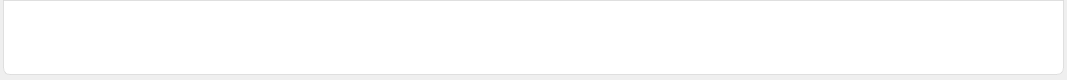
     <widget class="QWidget" name="widget_menu" native="true">
      <property name="minimumSize">
       <size>
        <width>0</width>
        <height>80</height>
       </size>
      </property>
      <property name="maximumSize">
       <size>
        <width>16777215</width>
        <height>80</height>
       </size>
      </property>
      <property name="styleSheet">
       <string notr="true">#widget_menu{
	background-color: rgba(217, 217, 217, 0.35);
	border-right: 1px solid rgba(217, 217, 217, 0.80);
	border-left: 1px solid rgba(217, 217, 217, 0.80);
	border-bottom: 1px solid rgba(217, 217, 217, 0.80);
    border-bottom-left-radius: 7px;
    border-bottom-right-radius: 7px;
    padding: 10px;
}</string>
      </property>
      <layout class="QGridLayout" name="gridLayout_7">
       <property name="leftMargin">
        <number>3</number>
       </property>
       <property name="topMargin">
        <number>0</number>
       </property>
       <property name="rightMargin">
        <number>3</number>
       </property>
       <property name="bottomMargin">
        <number>5</number>
       </property>
       <property name="spacing">
        <number>0</number>
       </property>
       <item row="0" column="0">
        <widget class="QFrame" name="frame_5">
         <property name="styleSheet">
          <string notr="true">#frame_5{
	border-right: 1px solid rgba(217, 217, 217, 0.80);
	border-left: 1px solid rgba(217, 217, 217, 0.80);
	border-top: 1px solid rgba(217, 217, 217, 0.80);
	border-bottom: 1px solid rgba(217, 217, 217, 0.80);
	background-color: rgb(255, 255, 255);
    border-bottom-left-radius: 7px;
    border-bottom-right-radius: 7px;
   
}

QPushButton{
border:none;
}

QPushButton:hover{
	background-color: rgb(195, 205, 255);
    border-top-left-radius: 10px;
    border-top-right-radius: 10px;
    border-bottom-left-radius: 10px;
    border-bottom-right-radius: 10px;

}</string>
         </property>
         <property name="frameShape">
          <enum>QFrame::Shape::NoFrame</enum>
         </property>
         <property name="frameShadow">
          <enum>QFrame::Shadow::Plain</enum>
         </property>
         <layout class="QGridLayout" name="gridLayout_9">
          <property name="leftMargin">
           <number>0</number>
          </property>
          <property name="topMargin">
           <number>0</number>
          </property>
          <property name="bottomMargin">
           <number>0</number>
          </property>
          <property name="spacing">
           <number>0</number>
          </property>
          <item row="0" column="3">
           <widget class="QFrame" name="frame_butons_menu">
            <property name="styleSheet">
             <string notr="true"/>
            </property>
            <property name="frameShape">
             <enum>QFrame::Shape::NoFrame</enum>
            </property>
            <property name="frameShadow">
             <enum>QFrame::Shadow::Raised</enum>
            </property>
            <layout class="QHBoxLayout" name="horizontalLayout_2">
             <property name="spacing">
              <number>0</number>
             </property>
             <property name="leftMargin">
              <number>0</number>
             </property>
             <property name="topMargin">
              <number>0</number>
             </property>
             <property name="rightMargin">
              <number>0</number>
             </property>
             <property name="bottomMargin">
              <number>0</number>
             </property>
            </layout>
           </widget>
          </item>
          <item row="0" column="2">
           <widget class="QFrame" name="frame_8">
            <property name="minimumSize">
             <size>
              <width>600</width>
              <height>60</height>
             </size>
            </property>
            <property name="maximumSize">
             <size>
              <width>600</width>
              <height>60</height>
             </size>
            </property>
            <property name="frameShape">
             <enum>QFrame::Shape::NoFrame</enum>
            </property>
            <property name="frameShadow">
             <enum>QFrame::Shadow::Raised</enum>
            </property>
            <layout class="QHBoxLayout" name="horizontalLayout">
             <property name="rightMargin">
              <number>2</number>
             </property>
             <property name="bottomMargin">
              <number>0</number>
             </property>
             <item>
              <widget class="QPushButton" name="bt_buscar_csv">
               <property name="minimumSize">
                <size>
                 <width>80</width>
                 <height>50</height>
                </size>
               </property>
               <property name="maximumSize">
                <size>
                 <width>80</width>
                 <height>50</height>
                </size>
               </property>
               <property name="toolTip">
                <string>&lt;html&gt;&lt;head/&gt;&lt;body&gt;&lt;p&gt;&lt;span style=&quot; font-size:8pt; color:#4b3ff1;&quot;&gt;Arquivo&lt;/span&gt;&lt;/p&gt;&lt;/body&gt;&lt;/html&gt;</string>
               </property>
               <property name="toolTipDuration">
                <number>0</number>
               </property>
               <property name="text">
                <string/>
               </property>
               <property name="icon">
                <iconset resource="icons.qrc">
                 <normaloff>:/icons/img/folder.png</normaloff>:/icons/img/folder.png</iconset>
               </property>
               <property name="iconSize">
                <size>
                 <width>40</width>
                 <height>40</height>
                </size>
               </property>
              </widget>
             </item>
             <item>
              <widget class="QPushButton" name="bt_conexoes_banco_dados">
               <property name="minimumSize">
                <size>
                 <width>80</width>
                 <height>50</height>
                </size>
               </property>
               <property name="maximumSize">
                <size>
                 <width>50</width>
                 <height>60</height>
                </size>
               </property>
               <property name="toolTip">
                <string>&lt;html&gt;&lt;head/&gt;&lt;body&gt;&lt;p&gt;&lt;span style=&quot; font-size:8pt; color:#4b3ff1;&quot;&gt;Data Bases&lt;/span&gt;&lt;/p&gt;&lt;/body&gt;&lt;/html&gt;</string>
               </property>
               <property name="toolTipDuration">
                <number>0</number>
               </property>
               <property name="text">
                <string/>
               </property>
               <property name="icon">
                <iconset resource="icons.qrc">
                 <normaloff>:/icons/img/data_bases.png</normaloff>:/icons/img/data_bases.png</iconset>
               </property>
               <property name="iconSize">
                <size>
                 <width>40</width>
                 <height>40</height>
                </size>
               </property>
              </widget>
             </item>
             <item>
              <widget class="QPushButton" name="bt_pesquisar_dados">
               <property name="minimumSize">
                <size>
                 <width>80</width>
                 <height>50</height>
                </size>
               </property>
               <property name="maximumSize">
                <size>
                 <width>80</width>
                 <height>50</height>
                </size>
               </property>
               <property name="toolTip">
                <string>&lt;html&gt;&lt;head/&gt;&lt;body&gt;&lt;p&gt;&lt;span style=&quot; font-size:8pt; color:#4b3ff1;&quot;&gt;Filtros de pesquisas&lt;/span&gt;&lt;/p&gt;&lt;/body&gt;&lt;/html&gt;</string>
               </property>
               <property name="text">
                <string/>
               </property>
               <property name="icon">
                <iconset resource="icons.qrc">
                 <normaloff>:/icons/img/search-data.png</normaloff>:/icons/img/search-data.png</iconset>
               </property>
               <property name="iconSize">
                <size>
                 <width>40</width>
                 <height>40</height>
                </size>
               </property>
              </widget>
             </item>
             <item>
              <widget class="QPushButton" name="bt_processamento_dados">
               <property name="minimumSize">
                <size>
                 <width>80</width>
                 <height>50</height>
                </size>
               </property>
               <property name="maximumSize">
                <size>
                 <width>80</width>
                 <height>50</height>
                </size>
               </property>
               <property name="toolTip">
                <string>&lt;html&gt;&lt;head/&gt;&lt;body&gt;&lt;p&gt;&lt;span style=&quot; font-size:8pt; color:#4b3ff1;&quot;&gt;Alterações&lt;/span&gt;&lt;/p&gt;&lt;/body&gt;&lt;/html&gt;</string>
               </property>
               <property name="toolTipDuration">
                <number>0</number>
               </property>
               <property name="text">
                <string/>
               </property>
               <property name="icon">
                <iconset resource="icons.qrc">
                 <normaloff>:/icons/img/data-processing.png</normaloff>:/icons/img/data-processing.png</iconset>
               </property>
               <property name="iconSize">
                <size>
                 <width>40</width>
                 <height>40</height>
                </size>
               </property>
              </widget>
             </item>
            </layout>
           </widget>
          </item>
          <item row="0" column="0" alignment="Qt::AlignmentFlag::AlignLeft">
           <widget class="QFrame" name="frame_11">
            <property name="minimumSize">
             <size>
              <width>300</width>
              <height>0</height>
             </size>
            </property>
            <property name="maximumSize">
             <size>
              <width>350</width>
              <height>16777215</height>
             </size>
            </property>
            <property name="frameShape">
             <enum>QFrame::Shape::NoFrame</enum>
            </property>
            <property name="frameShadow">
             <enum>QFrame::Shadow::Raised</enum>
            </property>
            <layout class="QGridLayout" name="gridLayout_14">
             <item row="0" column="2">
              <widget class="QPushButton" name="pushButton_2">
               <property name="minimumSize">
                <size>
                 <width>250</width>
                 <height>0</height>
                </size>
               </property>
               <property name="maximumSize">
                <size>
                 <width>250</width>
                 <height>16777215</height>
                </size>
               </property>
               <property name="styleSheet">
                <string notr="true">border:none;</string>
               </property>
               <property name="text">
                <string/>
               </property>
               <property name="icon">
                <iconset resource="icons.qrc">
                 <normaloff>:/icons/img/logo_smartMigrate.png</normaloff>:/icons/img/logo_smartMigrate.png</iconset>
               </property>
               <property name="iconSize">
                <size>
                 <width>200</width>
                 <height>100</height>
                </size>
               </property>
              </widget>
             </item>
            </layout>
           </widget>
          </item>
          <item row="0" column="1">
           <spacer name="horizontalSpacer">
            <property name="orientation">
             <enum>Qt::Orientation::Horizontal</enum>
            </property>
            <property name="sizeType">
             <enum>QSizePolicy::Policy::Fixed</enum>
            </property>
            <property name="sizeHint" stdset="0">
             <size>
              <width>150</width>
              <height>20</height>
             </size>
            </property>
           </spacer>
          </item>
         </layout>
        </widget>
       </item>
      </layout>
     </widget>
